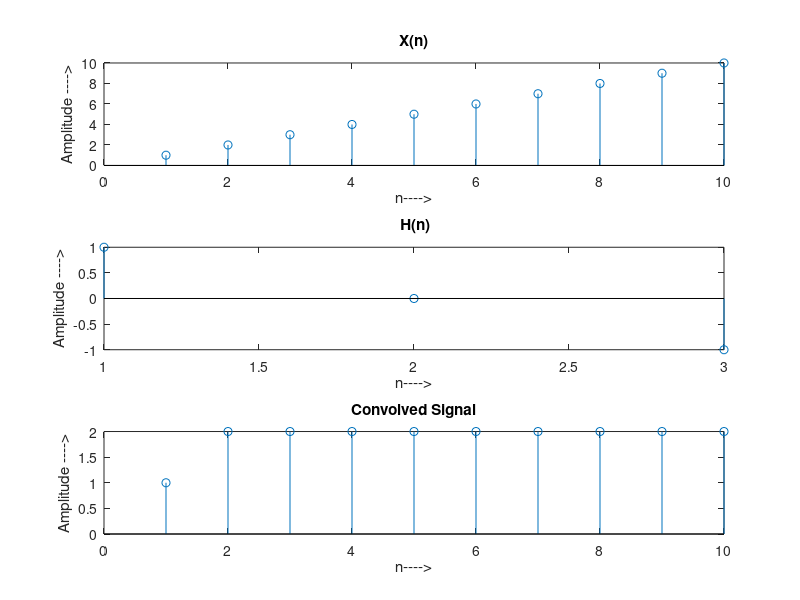

This figure's MATLAB source:
x=[1 2 3 4 5 6 7 8 9 10];
h=[1 0 -1];
m=length(h);
n=7;
l=n-m+1;
x1=[zeros(1,m-1),x(1:l)];
x2=x((l-(m-1)+1):(l-(m-1)+n));
hf=[h,zeros(1,n-m)];

First_Part=x1;
Second_Part=x2;

Adjusted_response=hf;
l1=length(x1);
j=0;
for s1=1:1:l1
    g1(s1)=0;
    j=j+1;
    for i=1:l1
        if j<1
            j=l1;
        end
        g1(s1)=g1(s1)+x1(i)*hf(j);
        i=i+1;
        j=j-1;
    end
end
First_Part_Circular_convolution=g1;
First_Part_Circular_convolution
l2=length(x2);
j=0;
for s2=1:1:l2
    g2(s2)=0;
    j=j+1;
    for i=1:l2
        if j<1
            j=l2;
        end
        g2(s2)=g2(s2)+x2(i)*hf(j);
        i=i+1;
        j=j-1;
    end
end
Second_Part_Circular_convolution=g2;
Second_Part_Circular_convolution
final_circular_convolution=[g1(((m-1)+1):n),g2(((m-1)+1):n)];
final_circular_convolution
subplot(3,1,1);
stem(x);
xlabel ('n---->');
ylabel ('Amplitude ---->');
title('X(n)');
subplot(3,1,2);
stem(h);
xlabel ('n---->');
ylabel ('Amplitude ---->');
title(' H(n)');
subplot(3,1,3);
stem(final_circular_convolution);
xlabel ('n---->');
ylabel ('Amplitude ---->');
title('Convolved Signal');